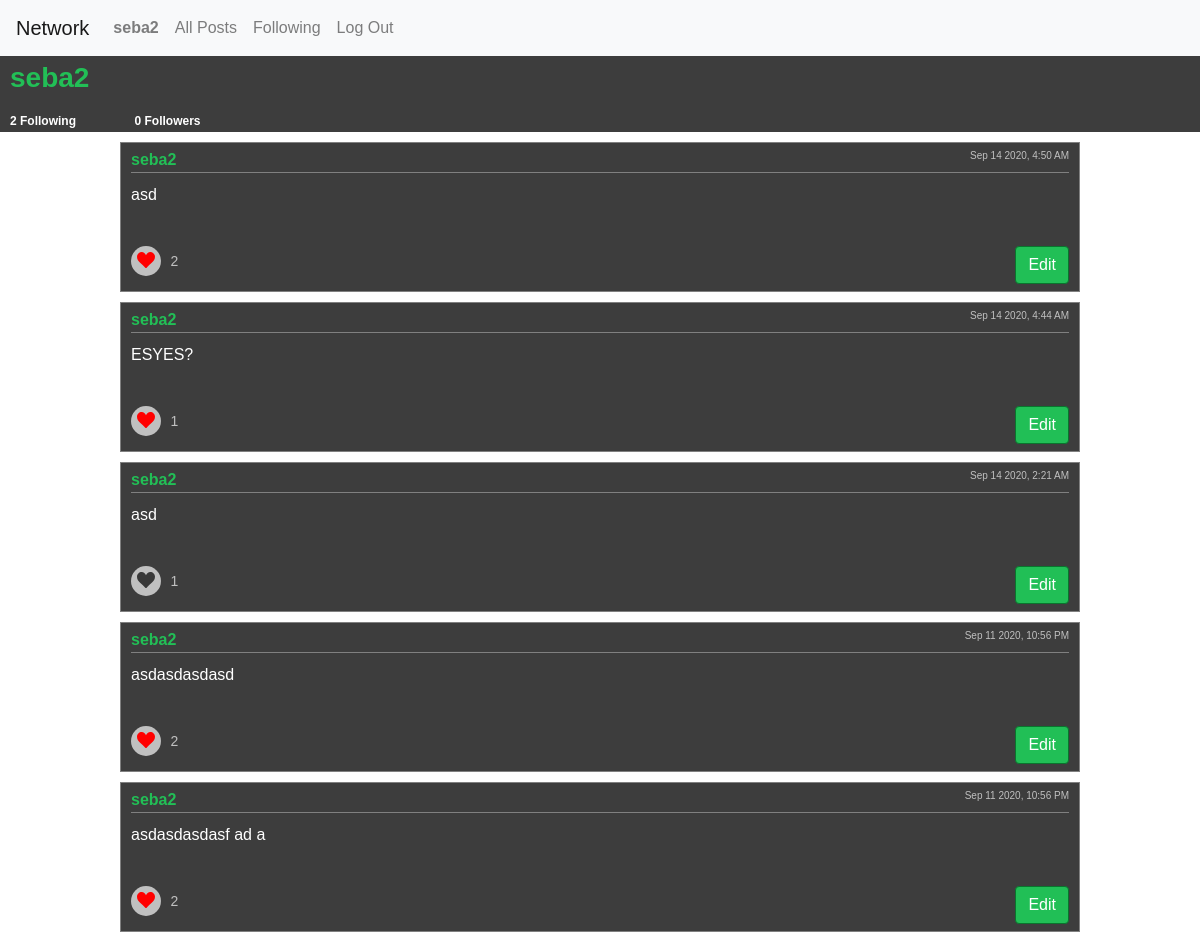
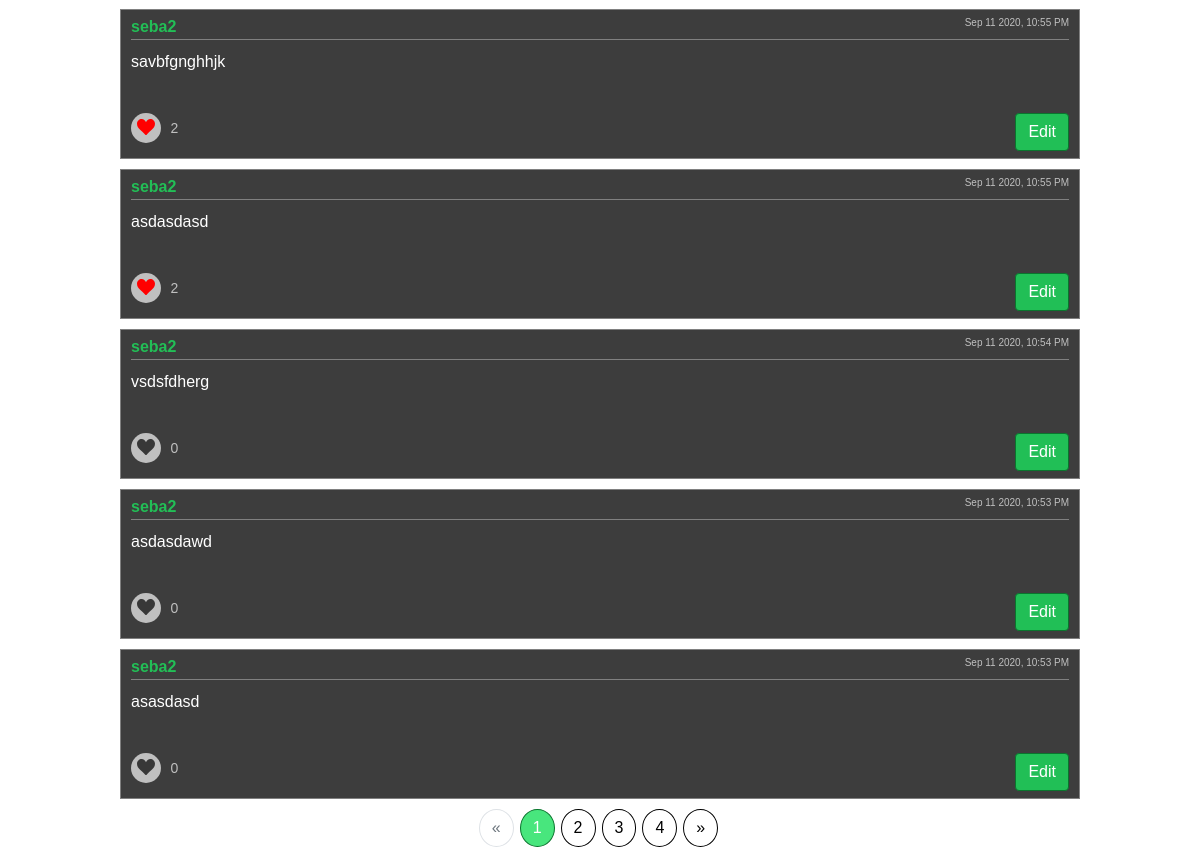
/profile (signed in), run on the app's committed database (2 pictures, top to bottom).
### network/models.py (models this page shows, shortened)
class User(AbstractUser):
    pass

class Post(models.Model):
    post_user = models.ForeignKey(User, on_delete=models.CASCADE)
    post_content = models.TextField()
    post_timestamp = models.DateTimeField(auto_now_add=True)
    post_likes = models.IntegerField(default=0)

### network/views.py (the view)
# urls.py: path("profile", views.profile, name="profile"),
@login_required(login_url='/login', redirect_field_name=None)
def profile(request):
    user = User.objects.get(pk=request.user.id)
    posts = Post.objects.filter(post_user=user).order_by("-post_timestamp")
    current_user = User.objects.get(pk=request.user.id)
    for post in posts:
        try:
            if_liked = Like.objects.get(like_post=post.id, like_by=user)
            post.liked_by_user = True
        except:
            post.liked_by_user = False
    page = request.GET.get('page')
    paginator = Paginator(posts, 10)
    try:
        posts = paginator.page(page)
    except PageNotAnInteger:
        posts = paginator.page(1)
    except EmptyPage:
        posts = paginator.page(paginator.num_pages)
    followers = Follow.objects.filter(follow_following=user).count() # People that follow the user
    following = Follow.objects.filter(follow_user=user).count() # People that the user follows
    return render(request, "network/user.html", {
        "profile": True,
        "posts": posts,
        "followers": followers,
        "following": following,
        "editable": True
    })

### network/templates/network/user.html (shortened to what this page needs)
{% extends "network/layout.html" %}
{% block body %}
    <div class="users-top-container">
        <h3 class="users-username">{% if profile %}{{ user.username }}{% else %}{{ user_visited.username }}{% endif %}</h3>
        <div style="width:100%;">
            <div class="follow-container">{{ following }} Following</div>
            <div class="follow-container" id="followers">{{ followers }} Followers</div>
        </div>
    </div>
    <div id="posts-view">
        {% for post in posts %}
            <div class="post-container" id="post_{{ post.id }}">
                <div class="post-container-username">
                    <a href="{% url 'user' post.post_user.id %}"><b>{{ post.post_user.username }}</b></a>
                    <div class="post-timestamp">{{ post.post_timestamp|date:"M j Y, g:i A" }}</div>
                </div>
                <div class="post-content">{{ post.post_content }}</div>
                <div id="like-btn" class="likes-container" data-id="{{ post.id }}">
                    <span class="like-btn" aria-label="Like this post." data-id="{{ post.id }}">
                        <svg data-id="{{ post.id }}" {% if post.liked_by_user %}class="heart liked" {% else %}class="heart"{% endif %} viewBox="0 0 32 29.6">
                            <path data-id="{{ post.id }}" d="M23.6,0c-3.4,0-6.3,2.7-7.6,5.6C14.7,2.7,11.8,0,8.4,0C3.8,0,0,3.8,0,8.4c0,9.4,9.5,11.9,16,21.2
                            c6.1-9.3,16-12.1,16-21.2C32,3.8,28.2,0,23.6,0z"/>
                        </svg>
                    </span>
                    <label data-id="{{ post.id }}" for="likes-container" id="post-likes">{{ post.post_likes }}</label>
                </div>
                {% if editable %}
                <button data-id="{{ post.id }}" id="edit-btn" class="btn">Edit</button>
                {% endif %}
            </div>
        {% empty %}
            <div><b>You have made no posts yet.</b></div>
        {% endfor %}
    </div>
    {% if posts.has_other_pages %}
    <ul class="pagination">
    {% if posts.has_previous %}
        <li class="page-item"><a class="page-link" href="?page={{ posts.previous_page_number }}">&laquo;</a></li>
    {% else %}
        <li class="disabled page-item"><span class="page-link">&laquo;</span></li>
    {% endif %}
    {% for i in posts.paginator.page_range %}
        {% if posts.number == i %}
        <li class="active page-item"><span class="page-link">{{ i }} <span class="sr-only">(current)</span></span></li>
        {% else %}
        <li class="page-item"><a class="page-link" href="?page={{ i }}">{{ i }}</a></li>
        {% endif %}
    {% endfor %}
    {% if posts.has_next %}
        <li><a class="page-link" href="?page={{ posts.next_page_number }}">&raquo;</a></li>
    {% else %}
        <li class="disabled page-item"><span class="page-link">&raquo;</span></li>
    {% endif %}
    </ul>
    {% endif %}
{% endblock %}

### network/templates/network/layout.html (shortened to what this page needs)
{% load static %}
<!DOCTYPE html>
<html lang="en">
    <head>
        <link rel="stylesheet" href="https://stackpath.bootstrapcdn.com/bootstrap/4.4.1/css/bootstrap.min.css">
        <link href="{% static 'network/styles.css' %}" rel="stylesheet">
        <link rel="stylesheet" href="https://cdnjs.cloudflare.com/ajax/libs/animate.css/4.0.0/animate.min.css">
    </head>
    <body>
        <nav class="navbar navbar-expand-lg navbar-light bg-light">
            <a class="navbar-brand" href="{% url 'index' %}">Network</a>
            <div>
              <ul class="navbar-nav mr-auto">
                {% if user.is_authenticated %}
                    <li class="nav-item">
                        <a class="nav-link" href="{% url 'profile' %}"><strong>{{ user.username }}</strong></a>
                    </li>
                {% endif %}
                <li class="nav-item">
                  <a class="nav-link" href="{% url 'index' %}">All Posts</a>
                </li>
                {% if user.is_authenticated %}
                    <li class="nav-item">
                        <a class="nav-link" href="{% url 'follow_index' %}">Following</a>
                    </li>
                    <li class="nav-item">
                        <a class="nav-link" href="{% url 'logout' %}">Log Out</a>
                    </li>
                {% endif %}
              </ul>
            </div>
        </nav>
        <div class="body">
            {% block body %}
            {% endblock %}
        </div>
    </body>
</html>

### network/static/network/styles.css (style rules this page uses)
body { font-family: sans-serif; background: white; color: white; }
.post-container { width: 80%; height: 150px; border: 1px solid gray; margin-bottom: 10px; margin-left: 10%; padding: 5px 10px; background: rgba(40, 40, 40, 0.897); }
.btn { background: rgba(27, 224, 93, 0.8); border: 1px solid rgb(9, 117, 45); color: white; }
.post-container-username { margin: 0; border-bottom: 1px solid gray; }
.post-container-username>a>b { color: rgba(27, 224, 93, 0.8); }
.post-timestamp { font-size: 10px; float: right; color: #c0c0c0; }
.post-content { height: 53%; padding-top: 10px; }
#edit-btn { float: right; }
.like-btn { width: 30px; height: 30px; display: inline-block; background-color: #c0c0c0; border-radius: 25px; transition: box-shadow 1s ease, margin-top 1s ease; cursor: pointer; }
.heart { fill: rgba(40, 40, 40, 0.897); background: none; position: relative; top: 6px; width: 18px; margin-left: auto; margin-right: auto; display: block; }
.likes-container { cursor: pointer; float:left; width: 12%; }
#post-likes { font-size: 14px; color: #c0c0c0; padding-left: 5px; position: relative; top: -10px; }
.liked { fill: red; }
.users-top-container { width: 100%; background: rgba(40, 40, 40, 0.897); margin-bottom: 10px; }
.users-username { padding: 5px 10px; color: rgba(27, 224, 93, 0.8); font-weight: bold; display: inline-block; width: auto; }
.follow-container { width: 10%; clear: none; display: inline-block; padding: 0 10px; font-weight: bold; font-size: 12px; }
.pagination { justify-content: center; }
.pagination>li>a, .pagination>li>span { border-radius: 50% !important; margin: 0 3px; }
.page-item.active .page-link { background-color: rgba(27, 224, 93, 0.8); border-color: rgb(9, 117, 45); }
.page-link { color: black; border-color: black; }

### data on the page
User: username "seba2"
Post: post_user.username "seba2", post_timestamp "Sep 14 2020, 4:50 AM", post_content "asd", post_likes "2"
Post: post_user.username "seba2", post_timestamp "Sep 14 2020, 4:44 AM", post_content "ESYES?", post_likes "1"
Post: post_user.username "seba2", post_timestamp "Sep 14 2020, 2:21 AM", post_content "asd", post_likes "1"
Post: post_user.username "seba2", post_timestamp "Sep 11 2020, 10:56 PM", post_content "asdasdasdasd", post_likes "2"
Post: post_user.username "seba2", post_timestamp "Sep 11 2020, 10:56 PM", post_content "asdasdasdasf ad a", post_likes "2"
Post: post_user.username "seba2", post_timestamp "Sep 11 2020, 10:55 PM", post_content "savbfgnghhjk", post_likes "2"
Post: post_user.username "seba2", post_timestamp "Sep 11 2020, 10:55 PM", post_content "asdasdasd", post_likes "2"
Post: post_user.username "seba2", post_timestamp "Sep 11 2020, 10:54 PM", post_content "vsdsfdherg", post_likes "0"
Post: post_user.username "seba2", post_timestamp "Sep 11 2020, 10:53 PM", post_content "asdasdawd", post_likes "0"
Post: post_user.username "seba2", post_timestamp "Sep 11 2020, 10:53 PM", post_content "asasdasd", post_likes "0"

### other printed values
{{ following }} "2"
{{ followers }} "0"
{{ i }} "1"
{{ i }} "2" "3" "4"
